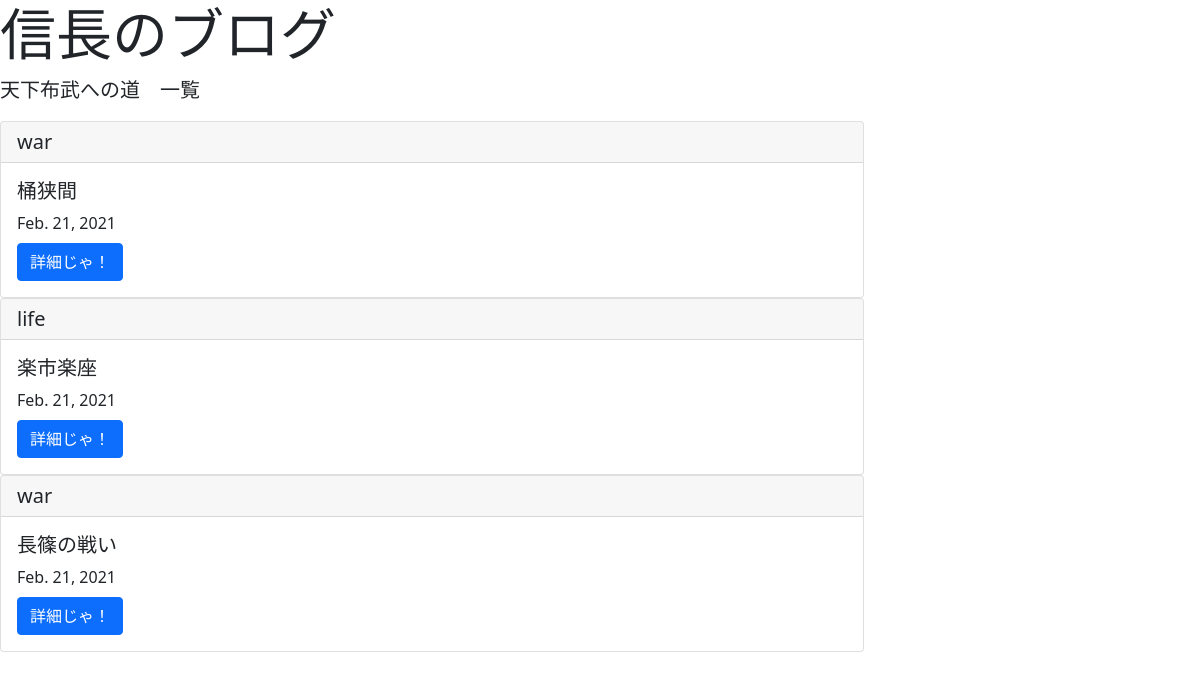
The page /list/ on the database as committed earlier.
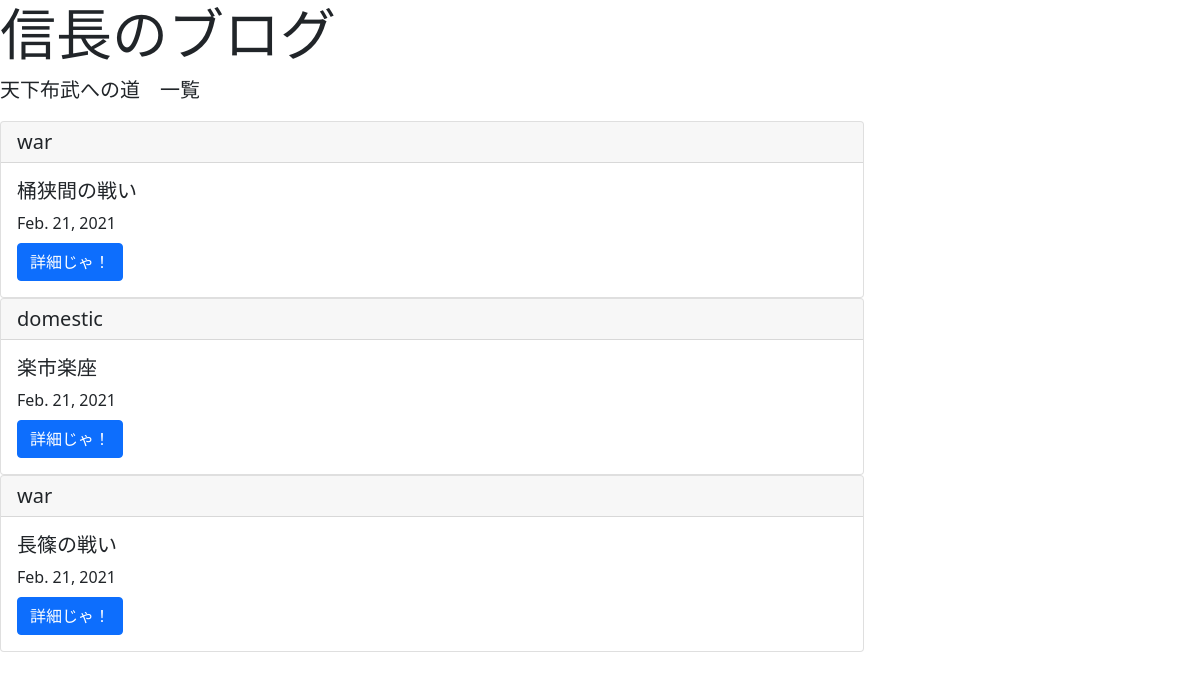
The same page on the database as committed later.
### yabouapp/models.py (models this page shows, shortened)
class BlogModel(models.Model):
    title = models.CharField(max_length=100)
    content = models.TextField()
    postdate = models.DateField(auto_now_add=True)
    category = models.CharField(
        max_length=50,
        choices=CATEGORY
    )

### yabouapp/views.py (the view)
# urls.py: path('list/', BlogList.as_view(), name='list'),
class BlogList(ListView):
    template_name = 'list.html'
    model = BlogModel

### templates/list.html (shortened to what this page needs)
{% extends 'base.html' %}
{% block header %}
<div class="jumbotron">
  <h1 class="display-4">信長のブログ</h1>
  <p class="lead">天下布武への道　一覧</p>
{% endblock header %}
{% block content %}
    <div class='conttainer'>
    {% for item in object_list %}
    <div class="card" style="width: 54rem;">
        <h5 class='card-header'>{{ item.category }}</h5>
        <div class="card-body">
          <h5 class="card-title">{{ item.title }}</h5>
          <h7 class="card-title">{{ item.postdate }}</h7>
          <a href="{% url 'detail' item.pk %}" class="btn btn-primary">詳細じゃ！</a>
        </div>
      </div>
    {% endfor %}
    </div>
{% endblock content %}

### templates/base.html (shortened to what this page needs)
<!doctype html>
<html lang="en">
  <head>
    <link href="https://cdn.jsdelivr.net/npm/bootstrap@5.0.0-beta2/dist/css/bootstrap.min.css" rel="stylesheet">
  </head>
  <body>
    {% block header %}
    {% endblock header %}
    {% block content %}
    {% endblock content %}
  </body>
</html>

Rows that differ between the two databases and show on the page:
changed BlogModel: title "桶狭間" → "桶狭間の戦い"
changed BlogModel "楽市楽座": category "life" → "domestic"
